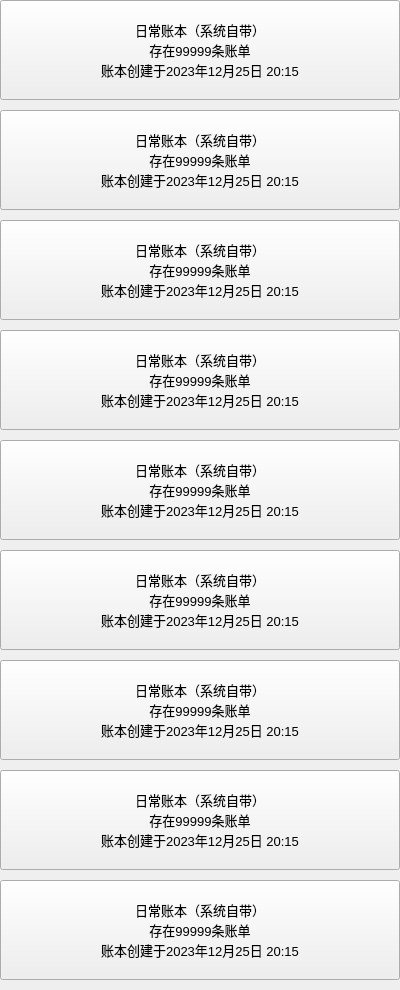
                <widget class="QWidget" name="scrollAreaWidgetContents">
                 <property name="geometry">
                  <rect>
                   <x>0</x>
                   <y>0</y>
                   <width>400</width>
                   <height>990</height>
                  </rect>
                 </property>
                 <layout class="QGridLayout" name="gridLayout_22">
                  <property name="leftMargin">
                   <number>0</number>
                  </property>
                  <property name="topMargin">
                   <number>0</number>
                  </property>
                  <property name="rightMargin">
                   <number>0</number>
                  </property>
                  <property name="bottomMargin">
                   <number>0</number>
                  </property>
                  <property name="horizontalSpacing">
                   <number>0</number>
                  </property>
                  <property name="verticalSpacing">
                   <number>10</number>
                  </property>
                  <item row="2" column="0">
                   <widget class="QToolButton" name="toolButton_7">
                    <property name="minimumSize">
                     <size>
                      <width>400</width>
                      <height>100</height>
                     </size>
                    </property>
                    <property name="maximumSize">
                     <size>
                      <width>400</width>
                      <height>100</height>
                     </size>
                    </property>
                    <property name="font">
                     <font>
                      <pointsize>10</pointsize>
                     </font>
                    </property>
                    <property name="text">
                     <string>日常账本（系统自带）
存在99999条账单
账本创建于2023年12月25日 20:15</string>
                    </property>
                    <property name="icon">
                     <iconset resource="res.qrc">
                      <normaloff>:/img/pay.png</normaloff>:/img/pay.png</iconset>
                    </property>
                    <property name="iconSize">
                     <size>
                      <width>80</width>
                      <height>80</height>
                     </size>
                    </property>
                    <property name="checkable">
                     <bool>true</bool>
                    </property>
                    <property name="autoRepeat">
                     <bool>false</bool>
                    </property>
                    <property name="autoExclusive">
                     <bool>true</bool>
                    </property>
                    <property name="toolButtonStyle">
                     <enum>Qt::ToolButtonTextBesideIcon</enum>
                    </property>
                    <property name="autoRaise">
                     <bool>false</bool>
                    </property>
                    <property name="arrowType">
                     <enum>Qt::NoArrow</enum>
                    </property>
                   </widget>
                  </item>
                  <item row="0" column="0">
                   <widget class="QToolButton" name="toolButton">
                    <property name="minimumSize">
                     <size>
                      <width>400</width>
                      <height>100</height>
                     </size>
                    </property>
                    <property name="maximumSize">
                     <size>
                      <width>400</width>
                      <height>100</height>
                     </size>
                    </property>
                    <property name="font">
                     <font>
                      <pointsize>10</pointsize>
                     </font>
                    </property>
                    <property name="text">
                     <string>日常账本（系统自带）
存在99999条账单
账本创建于2023年12月25日 20:15</string>
                    </property>
                    <property name="icon">
                     <iconset resource="res.qrc">
                      <normaloff>:/img/pay.png</normaloff>:/img/pay.png</iconset>
                    </property>
                    <property name="iconSize">
                     <size>
                      <width>80</width>
                      <height>80</height>
                     </size>
                    </property>
                    <property name="checkable">
                     <bool>true</bool>
                    </property>
                    <property name="autoRepeat">
                     <bool>false</bool>
                    </property>
                    <property name="autoExclusive">
                     <bool>true</bool>
                    </property>
                    <property name="toolButtonStyle">
                     <enum>Qt::ToolButtonTextBesideIcon</enum>
                    </property>
                    <property name="autoRaise">
                     <bool>false</bool>
                    </property>
                    <property name="arrowType">
                     <enum>Qt::NoArrow</enum>
                    </property>
                   </widget>
                  </item>
                  <item row="1" column="0">
                   <widget class="QToolButton" name="toolButton_2">
                    <property name="minimumSize">
                     <size>
                      <width>400</width>
                      <height>100</height>
                     </size>
                    </property>
                    <property name="maximumSize">
                     <size>
                      <width>400</width>
                      <height>100</height>
                     </size>
                    </property>
                    <property name="font">
                     <font>
                      <pointsize>10</pointsize>
                     </font>
                    </property>
                    <property name="text">
                     <string>日常账本（系统自带）
存在99999条账单
账本创建于2023年12月25日 20:15</string>
                    </property>
                    <property name="icon">
                     <iconset resource="res.qrc">
                      <normaloff>:/img/pay.png</normaloff>:/img/pay.png</iconset>
                    </property>
                    <property name="iconSize">
                     <size>
                      <width>80</width>
                      <height>80</height>
                     </size>
                    </property>
                    <property name="checkable">
                     <bool>true</bool>
                    </property>
                    <property name="autoRepeat">
                     <bool>false</bool>
                    </property>
                    <property name="autoExclusive">
                     <bool>true</bool>
                    </property>
                    <property name="toolButtonStyle">
                     <enum>Qt::ToolButtonTextBesideIcon</enum>
                    </property>
                    <property name="autoRaise">
                     <bool>false</bool>
                    </property>
                    <property name="arrowType">
                     <enum>Qt::NoArrow</enum>
                    </property>
                   </widget>
                  </item>
                  <item row="6" column="0">
                   <widget class="QToolButton" name="toolButton_3">
                    <property name="minimumSize">
                     <size>
                      <width>400</width>
                      <height>100</height>
                     </size>
                    </property>
                    <property name="maximumSize">
                     <size>
                      <width>400</width>
                      <height>100</height>
                     </size>
                    </property>
                    <property name="font">
                     <font>
                      <pointsize>10</pointsize>
                     </font>
                    </property>
                    <property name="text">
                     <string>日常账本（系统自带）
存在99999条账单
账本创建于2023年12月25日 20:15</string>
                    </property>
                    <property name="icon">
                     <iconset resource="res.qrc">
                      <normaloff>:/img/pay.png</normaloff>:/img/pay.png</iconset>
                    </property>
                    <property name="iconSize">
                     <size>
                      <width>80</width>
                      <height>80</height>
                     </size>
                    </property>
                    <property name="checkable">
                     <bool>true</bool>
                    </property>
                    <property name="autoRepeat">
                     <bool>false</bool>
                    </property>
                    <property name="autoExclusive">
                     <bool>true</bool>
                    </property>
                    <property name="toolButtonStyle">
                     <enum>Qt::ToolButtonTextBesideIcon</enum>
                    </property>
                    <property name="autoRaise">
                     <bool>false</bool>
                    </property>
                    <property name="arrowType">
                     <enum>Qt::NoArrow</enum>
                    </property>
                   </widget>
                  </item>
                  <item row="8" column="0">
                   <widget class="QToolButton" name="toolButton_5">
                    <property name="minimumSize">
                     <size>
                      <width>400</width>
                      <height>100</height>
                     </size>
                    </property>
                    <property name="maximumSize">
                     <size>
                      <width>400</width>
                      <height>100</height>
                     </size>
                    </property>
                    <property name="font">
                     <font>
                      <pointsize>10</pointsize>
                     </font>
                    </property>
                    <property name="text">
                     <string>日常账本（系统自带）
存在99999条账单
账本创建于2023年12月25日 20:15</string>
                    </property>
                    <property name="icon">
                     <iconset resource="res.qrc">
                      <normaloff>:/img/pay.png</normaloff>:/img/pay.png</iconset>
                    </property>
                    <property name="iconSize">
                     <size>
                      <width>80</width>
                      <height>80</height>
                     </size>
                    </property>
                    <property name="checkable">
                     <bool>true</bool>
                    </property>
                    <property name="autoRepeat">
                     <bool>false</bool>
                    </property>
                    <property name="autoExclusive">
                     <bool>true</bool>
                    </property>
                    <property name="toolButtonStyle">
                     <enum>Qt::ToolButtonTextBesideIcon</enum>
                    </property>
                    <property name="autoRaise">
                     <bool>false</bool>
                    </property>
                    <property name="arrowType">
                     <enum>Qt::NoArrow</enum>
                    </property>
                   </widget>
                  </item>
                  <item row="7" column="0">
                   <widget class="QToolButton" name="toolButton_4">
                    <property name="minimumSize">
                     <size>
                      <width>400</width>
                      <height>100</height>
                     </size>
                    </property>
                    <property name="maximumSize">
                     <size>
                      <width>400</width>
                      <height>100</height>
                     </size>
                    </property>
                    <property name="font">
                     <font>
                      <pointsize>10</pointsize>
                     </font>
                    </property>
                    <property name="text">
                     <string>日常账本（系统自带）
存在99999条账单
账本创建于2023年12月25日 20:15</string>
                    </property>
                    <property name="icon">
                     <iconset resource="res.qrc">
                      <normaloff>:/img/pay.png</normaloff>:/img/pay.png</iconset>
                    </property>
                    <property name="iconSize">
                     <size>
                      <width>80</width>
                      <height>80</height>
                     </size>
                    </property>
                    <property name="checkable">
                     <bool>true</bool>
                    </property>
                    <property name="autoRepeat">
                     <bool>false</bool>
                    </property>
                    <property name="autoExclusive">
                     <bool>true</bool>
                    </property>
                    <property name="toolButtonStyle">
                     <enum>Qt::ToolButtonTextBesideIcon</enum>
                    </property>
                    <property name="autoRaise">
                     <bool>false</bool>
                    </property>
                    <property name="arrowType">
                     <enum>Qt::NoArrow</enum>
                    </property>
                   </widget>
                  </item>
                  <item row="9" column="0">
                   <spacer name="verticalSpacer_2">
                    <property name="orientation">
                     <enum>Qt::Vertical</enum>
                    </property>
                    <property name="sizeHint" stdset="0">
                     <size>
                      <width>20</width>
                      <height>1</height>
                     </size>
                    </property>
                   </spacer>
                  </item>
                  <item row="4" column="0">
                   <widget class="QToolButton" name="toolButton_8">
                    <property name="minimumSize">
                     <size>
                      <width>400</width>
                      <height>100</height>
                     </size>
                    </property>
                    <property name="maximumSize">
                     <size>
                      <width>400</width>
                      <height>100</height>
                     </size>
                    </property>
                    <property name="font">
                     <font>
                      <pointsize>10</pointsize>
                     </font>
                    </property>
                    <property name="text">
                     <string>日常账本（系统自带）
存在99999条账单
账本创建于2023年12月25日 20:15</string>
                    </property>
                    <property name="icon">
                     <iconset resource="res.qrc">
                      <normaloff>:/img/pay.png</normaloff>:/img/pay.png</iconset>
                    </property>
                    <property name="iconSize">
                     <size>
                      <width>80</width>
                      <height>80</height>
                     </size>
                    </property>
                    <property name="checkable">
                     <bool>true</bool>
                    </property>
                    <property name="autoRepeat">
                     <bool>false</bool>
                    </property>
                    <property name="autoExclusive">
                     <bool>true</bool>
                    </property>
                    <property name="toolButtonStyle">
                     <enum>Qt::ToolButtonTextBesideIcon</enum>
                    </property>
                    <property name="autoRaise">
                     <bool>false</bool>
                    </property>
                    <property name="arrowType">
                     <enum>Qt::NoArrow</enum>
                    </property>
                   </widget>
                  </item>
                  <item row="5" column="0">
                   <widget class="QToolButton" name="toolButton_6">
                    <property name="minimumSize">
                     <size>
                      <width>400</width>
                      <height>100</height>
                     </size>
                    </property>
                    <property name="maximumSize">
                     <size>
                      <width>400</width>
                      <height>100</height>
                     </size>
                    </property>
                    <property name="font">
                     <font>
                      <pointsize>10</pointsize>
                     </font>
                    </property>
                    <property name="text">
                     <string>日常账本（系统自带）
存在99999条账单
账本创建于2023年12月25日 20:15</string>
                    </property>
                    <property name="icon">
                     <iconset resource="res.qrc">
                      <normaloff>:/img/pay.png</normaloff>:/img/pay.png</iconset>
                    </property>
                    <property name="iconSize">
                     <size>
                      <width>80</width>
                      <height>80</height>
                     </size>
                    </property>
                    <property name="checkable">
                     <bool>true</bool>
                    </property>
                    <property name="autoRepeat">
                     <bool>false</bool>
                    </property>
                    <property name="autoExclusive">
                     <bool>true</bool>
                    </property>
                    <property name="toolButtonStyle">
                     <enum>Qt::ToolButtonTextBesideIcon</enum>
                    </property>
                    <property name="autoRaise">
                     <bool>false</bool>
                    </property>
                    <property name="arrowType">
                     <enum>Qt::NoArrow</enum>
                    </property>
                   </widget>
                  </item>
                  <item row="3" column="0">
                   <widget class="QToolButton" name="toolButton_9">
                    <property name="minimumSize">
                     <size>
                      <width>400</width>
                      <height>100</height>
                     </size>
                    </property>
                    <property name="maximumSize">
                     <size>
                      <width>400</width>
                      <height>100</height>
                     </size>
                    </property>
                    <property name="font">
                     <font>
                      <pointsize>10</pointsize>
                     </font>
                    </property>
                    <property name="text">
                     <string>日常账本（系统自带）
存在99999条账单
账本创建于2023年12月25日 20:15</string>
                    </property>
                    <property name="icon">
                     <iconset resource="res.qrc">
                      <normaloff>:/img/pay.png</normaloff>:/img/pay.png</iconset>
                    </property>
                    <property name="iconSize">
                     <size>
                      <width>80</width>
                      <height>80</height>
                     </size>
                    </property>
                    <property name="checkable">
                     <bool>true</bool>
                    </property>
                    <property name="autoRepeat">
                     <bool>false</bool>
                    </property>
                    <property name="autoExclusive">
                     <bool>true</bool>
                    </property>
                    <property name="toolButtonStyle">
                     <enum>Qt::ToolButtonTextBesideIcon</enum>
                    </property>
                    <property name="autoRaise">
                     <bool>false</bool>
                    </property>
                    <property name="arrowType">
                     <enum>Qt::NoArrow</enum>
                    </property>
                   </widget>
                  </item>
                 </layout>
                </widget>
